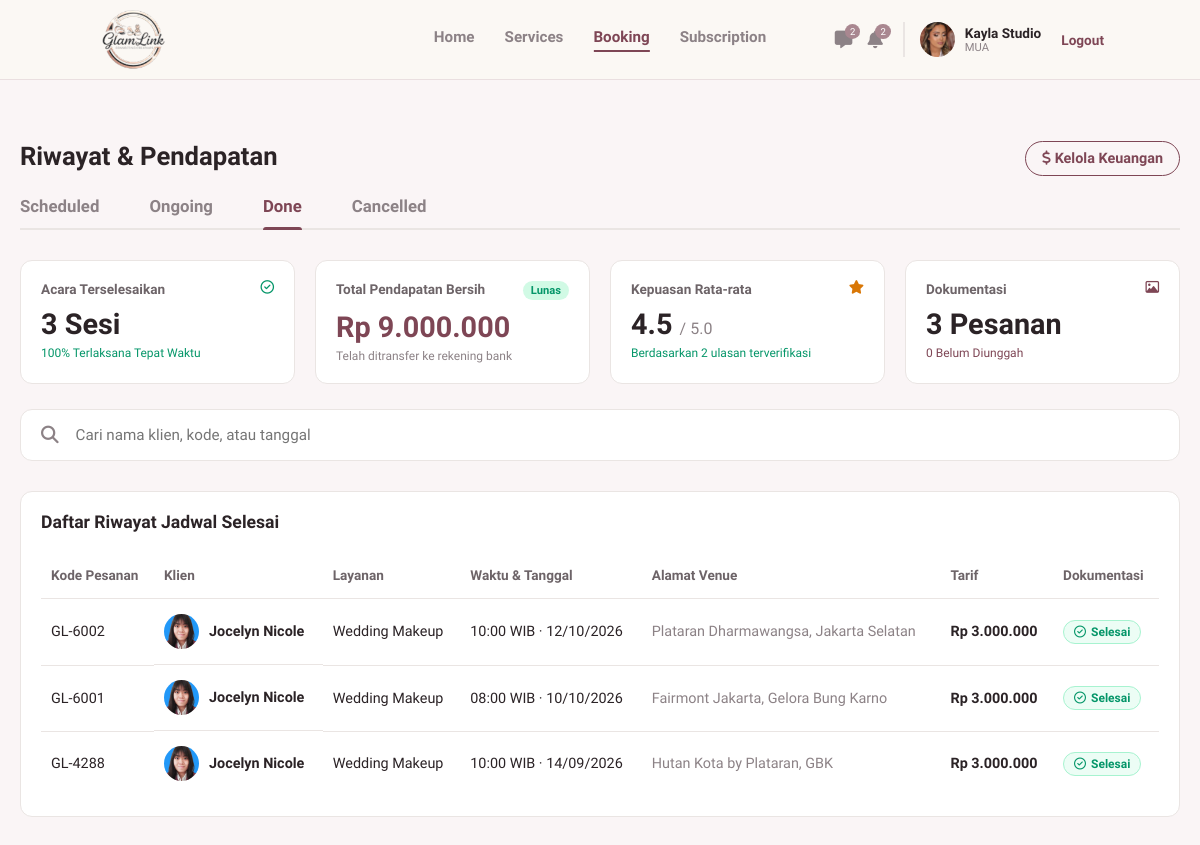
Page /mua/booking.php?tab=done (signed in) on the committed database.
### tables this page shows
CREATE TABLE `users` (
  `id_user` int(11) NOT NULL,
  `nama` varchar(100) NOT NULL,
  `email` varchar(100) NOT NULL,
  `nomor_telepon` varchar(20) DEFAULT NULL,
  `nama_brand` varchar(150) DEFAULT NULL,
  `bio` text DEFAULT NULL,
  `lokasi` varchar(150) DEFAULT NULL,
  `foto_profil` varchar(255) DEFAULT NULL,
  `password` varchar(255) NOT NULL,
  `role` enum('mua','pelanggan','admin') NOT NULL,
  `dibuat_pada` timestamp NOT NULL DEFAULT current_timestamp(),
  `status_verifikasi` enum('pending','approved','rejected') NOT NULL DEFAULT 'approved',
  `alasan_tolak` varchar(255) DEFAULT NULL
);

CREATE TABLE `bookings` (
  `id_booking` int(11) NOT NULL,
  `no_invoice` varchar(20) NOT NULL,
  `id_mua` int(11) NOT NULL,
  `id_pelanggan` int(11) NOT NULL,
  `id_layanan` int(11) NOT NULL,
  `tanggal_booking` date NOT NULL,
  `waktu_booking` time NOT NULL,
  `lokasi_acara` varchar(255) DEFAULT NULL,
  `catatan` text DEFAULT NULL,
  `total_harga` int(11) NOT NULL,
  `status` enum('menunggu','dikonfirmasi','selesai','ditolak') NOT NULL DEFAULT 'menunggu',
  `is_mua_done` tinyint(1) DEFAULT 0,
  `is_client_done` tinyint(1) DEFAULT 0,
  `foto_dokumentasi` varchar(255) DEFAULT NULL,
  `rating` int(1) DEFAULT NULL,
  `ulasan` text DEFAULT NULL,
  `created_at` timestamp NOT NULL DEFAULT current_timestamp()
);

CREATE TABLE `services` (
  `id_service` int(11) NOT NULL,
  `id_mua` int(11) NOT NULL,
  `nama_layanan` varchar(150) NOT NULL,
  `kategori` varchar(100) DEFAULT NULL,
  `harga` decimal(10,2) NOT NULL,
  `durasi` varchar(50) DEFAULT NULL,
  `deskripsi` text DEFAULT NULL,
  `fasilitas` text DEFAULT NULL
);

### mua/booking.php (the view, shortened to what this page needs)
<?php
require '../koneksi.php';
$id_mua = $_SESSION['id_user'];
$month = isset($_GET['m']) ? (int)$_GET['m'] : (int)date('m');
$year = isset($_GET['y']) ? (int)$_GET['y'] : (int)date('Y');
$tab = $_GET['tab'] ?? 'scheduled';
$status_filter = "b.status IN ('menunggu', 'dikonfirmasi')";
$time_filter = "AND (b.tanggal_booking > CURDATE() OR (b.tanggal_booking = CURDATE() AND b.waktu_booking > CURTIME()))";
$date_filter = "AND MONTH(b.tanggal_booking) = '$month' AND YEAR(b.tanggal_booking) = '$year'";
$page_title = 'Pesanan Terkonfirmasi';
if ($tab == 'ongoing') {
    $status_filter = "b.status = 'dikonfirmasi'";
    $time_filter = "AND (b.tanggal_booking < CURDATE() OR (b.tanggal_booking = CURDATE() AND b.waktu_booking <= CURTIME()))";
    $date_filter = "";
    $page_title = 'Jadwal Hari Ini';
} elseif ($tab == 'done') {
    $status_filter = "b.status = 'selesai'";
    $time_filter = "";
    $date_filter = "";
    $page_title = 'Riwayat & Pendapatan';
} elseif ($tab == 'cancelled') {
    $status_filter = "b.status = 'ditolak'";
    $time_filter = "";
    $page_title = 'Pesanan Dibatalkan';
}
$query_bookings = mysqli_query($koneksi, "
    SELECT b.*, u.nama AS nama_klien, u.foto_profil AS foto_klien, u.nomor_telepon, s.nama_layanan
    FROM bookings b
    LEFT JOIN users u ON b.id_pelanggan = u.id_user
    LEFT JOIN services s ON b.id_layanan = s.id_service
    WHERE b.id_mua = '$id_mua' AND ($status_filter) $time_filter $date_filter
    ORDER BY b.tanggal_booking DESC, b.waktu_booking DESC
");
$all_bookings = [];
$total_sesi = 0;
$total_pendapatan = 0;
$dokum_terisi = 0;
$dokum_kosong = 0;
$total_rating = 0;
$jumlah_ulasan = 0;
if ($query_bookings) {
    while ($row = mysqli_fetch_assoc($query_bookings)) {
        $all_bookings[] = $row;
        if ($tab == 'done') {
            $total_sesi++;
            $total_pendapatan += $row['total_harga'];
            if (!empty($row['foto_dokumentasi'])) {
                $dokum_terisi++;
            } else {
                $dokum_kosong++;
            }
            if (!empty($row['rating']) && $row['rating'] > 0) {
                $total_rating += $row['rating'];
                $jumlah_ulasan++;
            }
        }
    }
}
$rata_rata_rating = $jumlah_ulasan > 0 ? round($total_rating / $jumlah_ulasan, 1) : 0;
?>
<!DOCTYPE html>
<html lang="id">
<head>
    <link rel="stylesheet" href="https://cdnjs.cloudflare.com/ajax/libs/font-awesome/6.4.0/css/all.min.css">
    <link rel="stylesheet" href="../assets/css/navbar.css">
    <link rel="stylesheet" href="../assets/css/mua_booking.css">
</head>
<body>
    <?php include '../navbar.php'; ?>
    <main class="booking-main">
        <div class="page-header header-action">
            <h2><?php echo $page_title; ?></h2>
            <?php if($tab == 'done'): ?>
                <a href="#" class="btn-outline-maroon"><i class="fa-solid fa-dollar-sign"></i> Kelola Keuangan</a>
            <?php endif; ?>
        </div>
        <div class="booking-tabs">
            <a href="?tab=scheduled&m=<?php echo $month; ?>&y=<?php echo $year; ?>" class="tab-link <?php echo $tab == 'scheduled' ? 'active' : ''; ?>">Scheduled</a>
            <a href="?tab=ongoing&m=<?php echo $month; ?>&y=<?php echo $year; ?>" class="tab-link <?php echo $tab == 'ongoing' ? 'active' : ''; ?>">Ongoing</a>
            <a href="?tab=done&m=<?php echo $month; ?>&y=<?php echo $year; ?>" class="tab-link <?php echo $tab == 'done' ? 'active' : ''; ?>">Done</a>
            <a href="?tab=cancelled&m=<?php echo $month; ?>&y=<?php echo $year; ?>" class="tab-link <?php echo $tab == 'cancelled' ? 'active' : ''; ?>">Cancelled</a>
        </div>
        <?php if ($tab == 'done'): ?>
            <div class="done-stats-grid">
               <div class="stat-box">
                  <div class="stat-title">Acara Terselesaikan <i class="fa-regular fa-circle-check text-green"></i></div>
                  <div class="stat-value"><?php echo $total_sesi; ?> Sesi</div>
                  <div class="stat-desc text-green">100% Terlaksana Tepat Waktu</div>
               </div>
               <div class="stat-box">
                  <div class="stat-title">Total Pendapatan Bersih <span class="badge-lunas">Lunas</span></div>
                  <div class="stat-value text-maroon">Rp <?php echo number_format($total_pendapatan, 0, ',', '.'); ?></div>
                  <div class="stat-desc">Telah ditransfer ke rekening bank</div>
               </div>
               <div class="stat-box">
                  <div class="stat-title">Kepuasan Rata-rata <i class="fa-solid fa-star text-yellow"></i></div>
                  <div class="stat-value"><?php echo $rata_rata_rating > 0 ? number_format($rata_rata_rating, 1) : '-'; ?> <span class="sub-val">/ 5.0</span></div>
                  <div class="stat-desc text-green">Berdasarkan <?php echo $jumlah_ulasan; ?> ulasan terverifikasi</div>
               </div>
               <div class="stat-box">
                  <div class="stat-title">Dokumentasi <i class="fa-regular fa-image text-maroon"></i></div>
                  <div class="stat-value"><?php echo $dokum_terisi; ?> Pesanan</div>
                  <div class="stat-desc text-maroon"><?php echo $dokum_kosong; ?> Belum Diunggah</div>
               </div>
            </div>
            <div class="search-container">
                <i class="fa-solid fa-magnifying-glass"></i>
                <input type="text" placeholder="Cari nama klien, kode, atau tanggal">
            </div>
            <div class="done-table-container">
                <h3>Daftar Riwayat Jadwal Selesai</h3>
                <?php if (count($all_bookings) > 0): ?>
                <table class="history-table">
                    <thead>
                        <tr>
                            <th>Kode Pesanan</th>
                            <th>Klien</th>
                            <th>Layanan</th>
                            <th>Waktu & Tanggal</th>
                            <th>Alamat Venue</th>
                            <th>Tarif</th>
                            <th>Dokumentasi</th>
                        </tr>
                    </thead>
                    <tbody>
                        <?php foreach ($all_bookings as $bk): ?>
                        <tr onclick="window.location.href='session_detail.php?id=<?php echo $bk['id_booking']; ?>'" style="cursor: pointer; transition: 0.2s;" onmouseover="this.style.backgroundColor='#faf5f6'" onmouseout="this.style.backgroundColor='transparent'">
                            <td><?php echo htmlspecialchars($bk['no_invoice']); ?></td>
                            <td class="td-client"><img src="../assets/img/<?php echo htmlspecialchars($bk['foto_klien'] ?? 'default.jpg'); ?>" alt="klien"> <?php echo htmlspecialchars($bk['nama_klien']); ?></td>
                            <td><?php echo htmlspecialchars($bk['nama_layanan']); ?></td>
                            <td><?php echo date('H:i', strtotime($bk['waktu_booking'])); ?> WIB &middot; <?php echo date('d/m/Y', strtotime($bk['tanggal_booking'])); ?></td>
                            <td style="color: #8c8286;"><?php echo htmlspecialchars($bk['lokasi_acara'] ?? '-'); ?></td>
                            <td class="price text-maroon" style="font-weight:600;">Rp <?php echo number_format($bk['total_harga'], 0, ',', '.'); ?></td>
                            <td>
                                <?php if(!empty($bk['foto_dokumentasi'])): ?>
                                    <span class="badge-dokum selesai"><i class="fa-regular fa-circle-check"></i> Selesai</span>
                                <?php else: ?>
                                    <span class="badge-dokum kosong"><i class="fa-regular fa-circle-xmark"></i> Kosong</span>
                                <?php endif; ?>
                            </td>
                        </tr>
                        <?php endforeach; ?>
                    </tbody>
                </table>
                <?php else: ?>
                    <div class="empty-state">Belum ada riwayat jadwal selesai.</div>
                <?php endif; ?>
            </div>
        <?php endif; ?>
    </main>
</body>
</html>

### navbar.php (shortened to what this page needs)
<?php
$path_prefix = in_array(basename(dirname($_SERVER['PHP_SELF'])), ['mua', 'klien']) ? '../' : '';
$nav_logged_in = isset($_SESSION['status_login']) && $_SESSION['status_login'] == true;
$nav_role = isset($_SESSION['role']) ? $_SESSION['role'] : '';
if ($nav_logged_in && in_array($nav_role, ['mua', 'pelanggan']) && isset($koneksi)) {
    $id_mua_nav = $_SESSION['id_user'];
    $nav_query = mysqli_query($koneksi, "SELECT nama, nama_brand, foto_profil, status_verifikasi FROM users WHERE id_user = '$id_mua_nav'");
    $nav_profil = mysqli_fetch_assoc($nav_query);
}
?>
<header class="navbar">
    <div class="logo">
        <a href="<?php echo $path_prefix; ?>index.php">
            <img src="<?php echo $path_prefix; ?>assets/img/logo.png" alt="GlamLink">
        </a>
    </div>
    <?php if (!$nav_logged_in): ?>
        <div class="nav-links">
            <a href="<?php echo $path_prefix; ?>login.php" class="btn-text">Masuk</a>
            <a href="<?php echo $path_prefix; ?>login.php" class="btn-outline">Masuk Sebagai MUA</a>
            <a href="<?php echo $path_prefix; ?>register.php" class="btn-filled">Daftar</a>
        </div>
    <?php elseif ($nav_role == 'mua'): ?>
        <?php if (($nav_profil['status_verifikasi'] ?? 'approved') === 'approved'): ?>
        <div class="nav-menu-mua">
            <a href="<?php echo $path_prefix; ?>mua/index.php">Home</a>
            <a href="<?php echo $path_prefix; ?>mua/services.php">Services</a>
            <a href="<?php echo $path_prefix; ?>mua/booking.php">Booking</a>
            <a href="<?php echo $path_prefix; ?>mua/subscription.php">Subscription</a>
        </div>
        <?php endif; ?>
        <div class="nav-profile-mua">
            <div class="nav-icons">
                <a href="#" class="icon-btn"><i class="fa-solid fa-message"></i><span class="badge">2</span></a>
                <a href="#" class="icon-btn"><i class="fa-solid fa-bell"></i><span class="badge">2</span></a>
            </div>
            <div class="profile-info">
                <?php if(!empty($nav_profil['foto_profil'])): ?>
                    <img src="<?php echo $path_prefix; ?>assets/img/<?php echo htmlspecialchars($nav_profil['foto_profil']); ?>" alt="Profile">
                <?php else: ?>
                    <div style="width:35px;height:35px;background:#e0d8da;border-radius:50%;display:flex;align-items:center;justify-content:center;color:#fff;font-size:0.8rem;"><i class="fa-solid fa-user"></i></div>
                <?php endif; ?>
                <div class="profile-text">
                    <span class="brand-name"><?php echo htmlspecialchars($nav_profil['nama_brand'] ?? 'Nama Brand'); ?></span>
                    <span class="role-text"><?php echo ($nav_profil['status_verifikasi'] ?? 'approved') === 'approved' ? 'MUA' : 'Belum terverifikasi'; ?></span>
                </div>
            </div>
            <a href="<?php echo $path_prefix; ?>logout.php" class="logout-link">Logout</a>
        </div>
    <?php endif; ?>
</header>

### assets/css/navbar.css (style rules this page uses)
:root { --gl-primary: #7E4655; --gl-primary-dark: #623642; --gl-soft: #f0e6e9; }
.navbar { position: fixed; inset: 0 0 auto 0; height: 80px; display: flex; align-items: center; justify-content: space-between; padding: 0 8%; background-color: #FBF8F4; border-bottom: 1px solid #eadfe0; box-sizing: border-box; z-index: 1000; font-family: 'Plus Jakarta Sans', sans-serif; }
.navbar .logo { display: flex; align-items: center; }
.navbar .logo img { display: block; height: 60px; width: auto; }
.nav-menu-mua { display: flex; gap: 30px; font-weight: 600; font-size: 0.95rem; position: absolute; left: 50%; transform: translateX(-50%); }
.nav-menu-mua a { text-decoration: none; color: #8c8286; transition: 0.3s; font-family: 'Plus Jakarta Sans', sans-serif; }
.nav-menu-mua a:hover, .nav-menu-mua a.active { color: var(--gl-primary); }
.nav-menu-mua a.active { border-bottom: 2px solid var(--gl-primary); padding-bottom: 4px; }
.nav-profile-mua { display: flex; align-items: center; gap: 20px; }
.nav-icons { display: flex; gap: 15px; }
.nav-icons .icon-btn { position: relative; color: #8c8286; font-size: 1.1rem; text-decoration: none; }
.nav-icons .badge { position: absolute; top: -6px; right: -8px; background-color: #A98790; color: white; font-size: 0.6rem; padding: 2px 5px; border-radius: 50%; }
.profile-info { display: flex; align-items: center; gap: 10px; border-left: 2px solid #eae5e3; padding-left: 15px; }
.profile-info img { width: 35px; height: 35px; border-radius: 50%; object-fit: cover; }
.profile-text { display: flex; flex-direction: column; }
.profile-text .brand-name { font-weight: 700; color: #2b2326; font-size: 0.85rem; }
.profile-text .role-text { font-size: 0.7rem; color: #8c8286; }
.logout-link { color: var(--gl-primary); font-size: 0.85rem; text-decoration: none; font-weight: 600; }

### rows in the picture
users: foto_profil (picture), nama_brand "Kayla Studio"
bookings: no_invoice "GL-6002", id_pelanggan.foto_profil (picture), id_pelanggan.nama "Jocelyn Nicole", id_layanan.nama_layanan "Wedding Makeup", waktu_booking "10:00", tanggal_booking "12/10/2026", lokasi_acara "Plataran Dharmawangsa, Jakarta Selatan", total_harga "3.000.000", shows "Selesai"
bookings: no_invoice "GL-6001", id_pelanggan.foto_profil (picture), id_pelanggan.nama "Jocelyn Nicole", id_layanan.nama_layanan "Wedding Makeup", waktu_booking "08:00", tanggal_booking "10/10/2026", lokasi_acara "Fairmont Jakarta, Gelora Bung Karno", total_harga "3.000.000", shows "Selesai"
bookings: no_invoice "GL-4288", id_pelanggan.foto_profil (picture), id_pelanggan.nama "Jocelyn Nicole", id_layanan.nama_layanan "Wedding Makeup", waktu_booking "10:00", tanggal_booking "14/09/2026", lokasi_acara "Hutan Kota by Plataran, GBK", total_harga "3.000.000", shows "Selesai"

### other values in the picture
$page_title "Riwayat & Pendapatan"
$total_sesi "3"
$total_pendapatan "9.000.000"
$rata_rata_rating "4.5"
$jumlah_ulasan "2"
$dokum_terisi "3"
$dokum_kosong "0"
